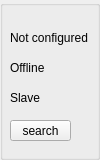
    <widget class="QGroupBox" name="groupBox38">
     <property name="geometry">
      <rect>
       <x>0</x>
       <y>70</y>
       <width>100</width>
       <height>160</height>
      </rect>
     </property>
     <property name="toolTip">
      <string>general status of MCPD-8</string>
     </property>
     <widget class="QPushButton" name="searchMcpdButton1">
      <property name="geometry">
       <rect>
        <x>10</x>
        <y>120</y>
        <width>61</width>
        <height>21</height>
       </rect>
      </property>
      <property name="toolTip">
       <string>Try to find on ethernet</string>
      </property>
      <property name="text">
       <string>search</string>
      </property>
     </widget>
     <widget class="QLabel" name="mcpdStatusText1">
      <property name="geometry">
       <rect>
        <x>10</x>
        <y>60</y>
        <width>61</width>
        <height>16</height>
       </rect>
      </property>
      <property name="toolTip">
       <string>Ethernet Status</string>
      </property>
      <property name="text">
       <string>Offline</string>
      </property>
      <property name="wordWrap">
       <bool>false</bool>
      </property>
     </widget>
     <widget class="QLabel" name="mcpdConfigText1">
      <property name="geometry">
       <rect>
        <x>10</x>
        <y>30</y>
        <width>82</width>
        <height>16</height>
       </rect>
      </property>
      <property name="toolTip">
       <string>Configuration File</string>
      </property>
      <property name="text">
       <string>Not configured</string>
      </property>
      <property name="wordWrap">
       <bool>false</bool>
      </property>
     </widget>
     <widget class="QLabel" name="mcpdMasterText1">
      <property name="geometry">
       <rect>
        <x>10</x>
        <y>90</y>
        <width>61</width>
        <height>16</height>
       </rect>
      </property>
      <property name="toolTip">
       <string>Master/Slave</string>
      </property>
      <property name="text">
       <string>Slave</string>
      </property>
      <property name="wordWrap">
       <bool>false</bool>
      </property>
     </widget>
    </widget>
